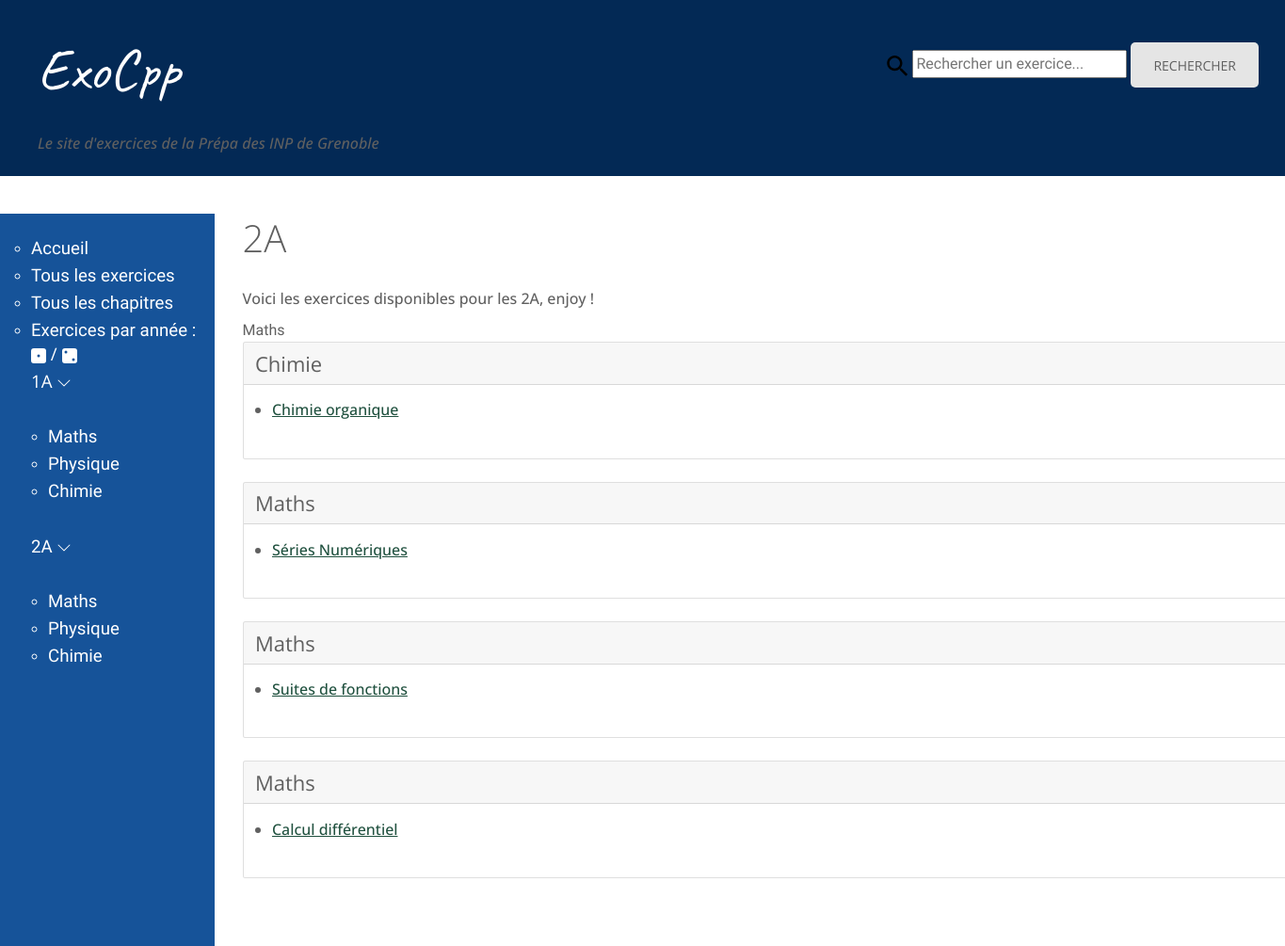
The page /2A on the database as committed earlier.
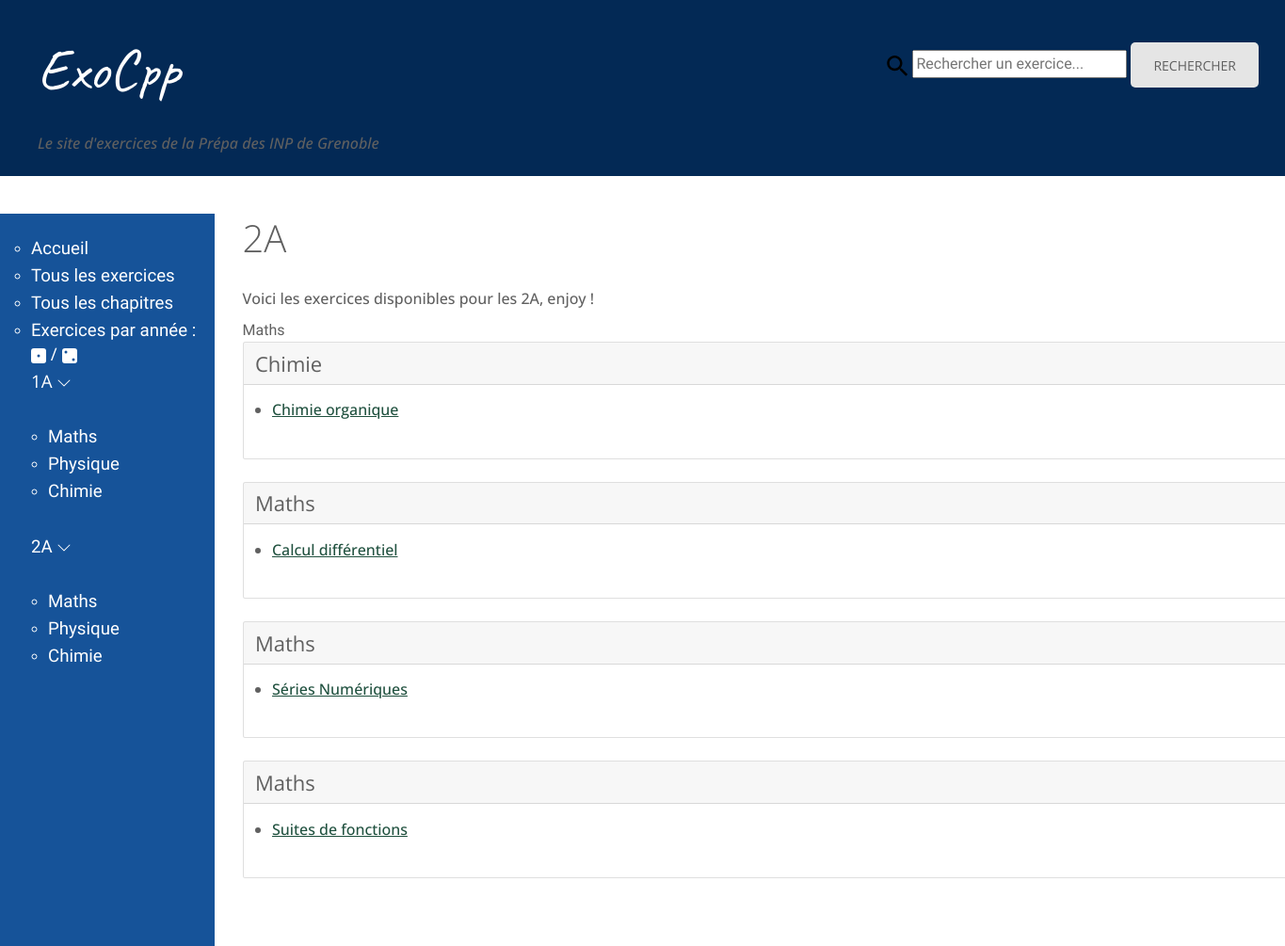
The same page on the database as committed later.
### exo/models.py (models this page shows, shortened)
class Chapitre(models.Model):
    annee = models.CharField(max_length=2, choices = [('1A', 'Première année'),
        ('2A', 'Deuxième année')])
    matiere = models.CharField(max_length=40 , choices = [('Maths', 'Maths'),('Chimie','Chimie'),
        ('Physique', 'Physique')]
        )
    nom = models.CharField(max_length=200, null=False)
    numero = models.IntegerField(null=True, help_text="Vous pouvez numéroter le chapitre/module \
        pour permettre un classement dans l'ordre du programme (recommandé, \
        la valeur par défaut est 1)", default=1)
    def get_absolute_url(self):
        return reverse('chapitre-details', args=[str(self.id)])

### exo/views.py (the view)
# urls.py: path('2A', views.all_2A, name="2A"),
def all_2A(request):
	deux_list = Chapitre.objects.filter(annee='2A').order_by('matiere', 'numero')
	return render(request, 'exo/2A.html', {'deux_list' : deux_list})

### exo/templates/exo/2A.html (shortened to what this page needs)
{% extends 'base_generic.html' %}
{% block content %}
	<h1>2A</h1>
  	<h6>Voici les exercices disponibles pour les 2A, enjoy ! {{ mat_list }}</h6>
	  	{{ deux_list.2.matiere }}
		{% for chapitre in deux_list %}
		<div class="card">
			 <h4 class="card-header">
			 {{ chapitre.matiere }}</h4>
					<div class="card-body">
				    <h6 class="card-title"><ul><li><a href="{{ chapitre.get_absolute_url }}">{{ chapitre.nom }}</a></li></ul></h6>
				  	</div>
			</div><br/>
		{% endfor %}
{% endblock %}

Rows that differ between the two databases and show on the page:
changed Chapitre "Calcul différentiel": moves up the list
